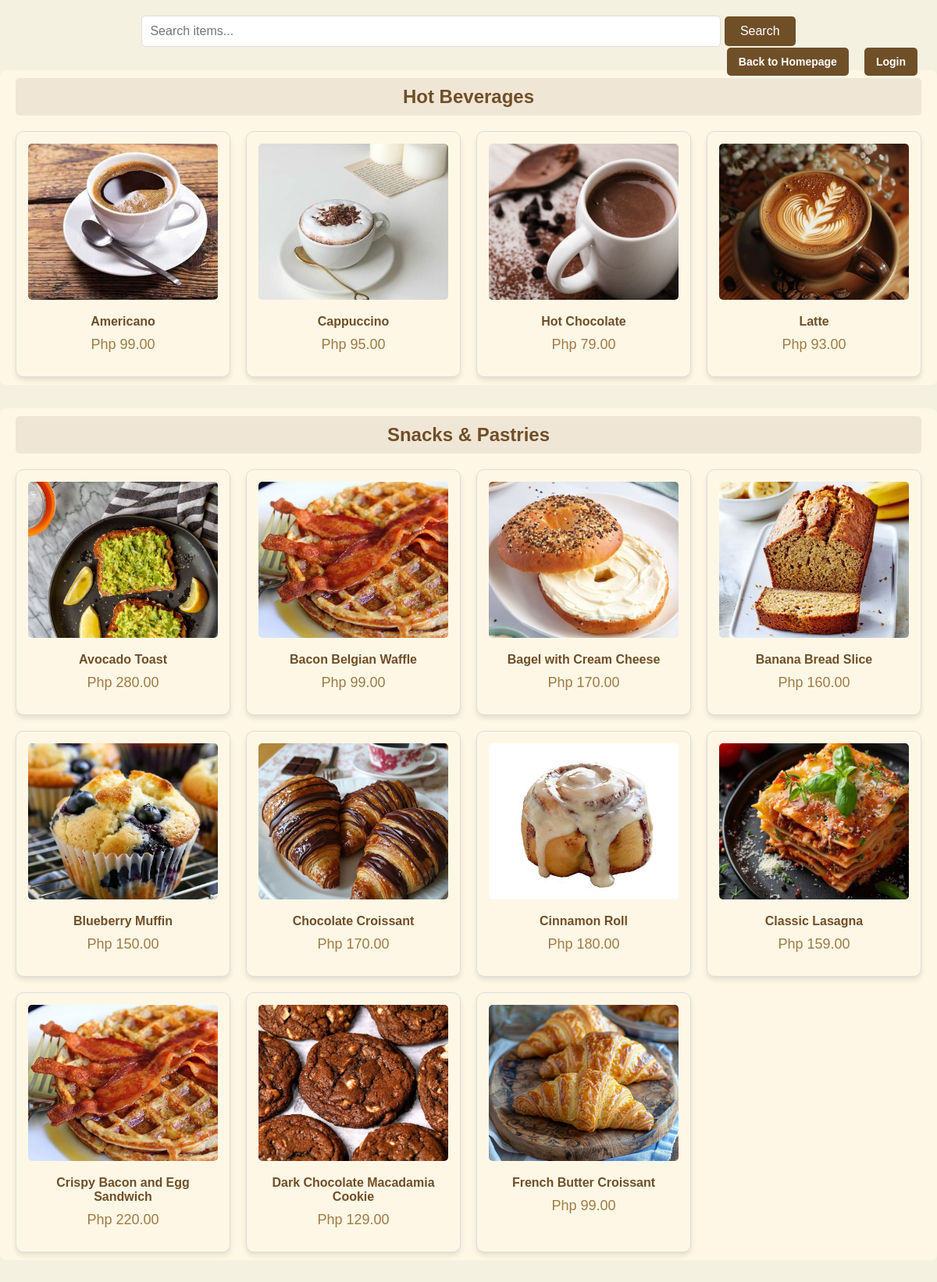
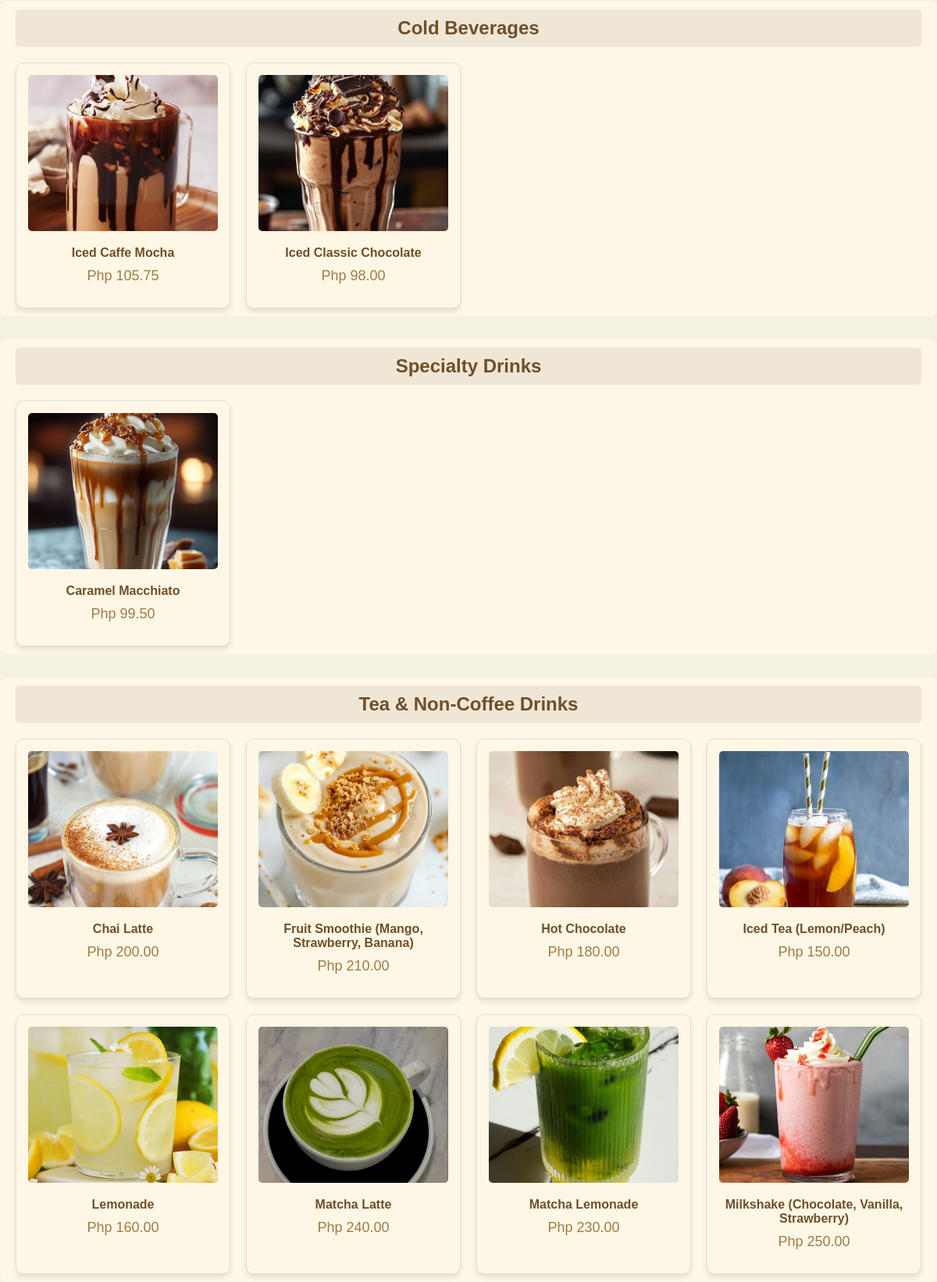
The app's page /menuone.php with its own data (2 pictures, top to bottom).
### tables this page shows
CREATE TABLE `menu_items` (
  `item_id` int(11) NOT NULL,
  `item_name` varchar(255) NOT NULL,
  `item_category` varchar(100) NOT NULL,
  `item_desc` varchar(255) NOT NULL,
  `item_price` decimal(10,2) NOT NULL,
  `item_image` varchar(255) DEFAULT NULL,
  `status` enum('Active','Inactive') NOT NULL
);

### menuone.php (the view, shortened to what this page needs)
<?php
include 'db_config.php';
try {
    $stmt = $conn->query("SELECT DISTINCT item_category FROM menu_items");
    $categories = $stmt->fetchAll(PDO::FETCH_ASSOC);
    $itemsByCategory = [];
    foreach ($categories as $category) {
        $stmt = $conn->prepare("SELECT * FROM menu_items WHERE item_category = :category ORDER BY item_name");
        $stmt->bindParam(':category', $category['item_category']);
        $stmt->execute();
        $itemsByCategory[$category['item_category']] = $stmt->fetchAll(PDO::FETCH_ASSOC);
    }
} catch (PDOException $e) {
    echo "Error: " . $e->getMessage();
    exit();
}
include 'db_config.php';
$searchQuery = isset($_GET['search']) ? trim($_GET['search']) : '';
try {
    if (!empty($searchQuery)) {
        $stmt = $conn->prepare("
            SELECT * FROM menu_items
            WHERE item_name LIKE :search OR item_desc LIKE :search
            ORDER BY item_name
        ");
        $searchParam = '%' . $searchQuery . '%';
        $stmt->bindParam(':search', $searchParam);
        $stmt->execute();
        $searchResults = $stmt->fetchAll(PDO::FETCH_ASSOC);
    } else {
        $stmt = $conn->query("SELECT DISTINCT item_category FROM menu_items");
        $categories = $stmt->fetchAll(PDO::FETCH_ASSOC);
        $itemsByCategory = [];
        foreach ($categories as $category) {
            $stmt = $conn->prepare("SELECT * FROM menu_items WHERE item_category = :category ORDER BY item_name");
            $stmt->bindParam(':category', $category['item_category']);
            $stmt->execute();
            $itemsByCategory[$category['item_category']] = $stmt->fetchAll(PDO::FETCH_ASSOC);
        }
    }
} catch (PDOException $e) {
    echo "Error: " . $e->getMessage();
    exit();
}
?>
<!DOCTYPE html>
<html lang="en">
<head>
</head>
<body>
<?php
try {
    $stmt = $conn->query("SELECT DISTINCT item_category FROM menu_items");
    $categories = $stmt->fetchAll(PDO::FETCH_ASSOC);
    $itemsByCategory = [];
    foreach ($categories as $category) {
        $stmt = $conn->prepare("SELECT * FROM menu_items WHERE item_category = :category ORDER BY item_name");
        $stmt->bindParam(':category', $category['item_category']);
        $stmt->execute();
        $itemsByCategory[$category['item_category']] = $stmt->fetchAll(PDO::FETCH_ASSOC);
    }
} catch (PDOException $e) {
    echo "Error: " . $e->getMessage();
    exit();
}
?>
<!DOCTYPE html>
<html lang="en">
<head>
</head>
<div class="header-actions">
    <a href="lp.php" class="btn">Back to Homepage</a>
    <a href="loginform.php" class="btn">Login</a>
</div>
<div class="search-bar">
        <form action="" method="get">
            <input type="text" name="search" class="search-input" placeholder="Search items..." value="<?= htmlspecialchars($searchQuery) ?>">
            <button type="submit" class="search-btn">Search</button>
        </form>
    </div>
    <?php if (!empty($searchQuery)): ?>
        <div class="category-section">
            <div class="category-title">Search Results for "<?= htmlspecialchars($searchQuery) ?>"</div>
            <div class="grid-container">
                <?php if (!empty($searchResults)): ?>
                    <?php foreach ($searchResults as $item): ?>
                        <div class="grid-item" title="<?= htmlspecialchars($item['item_desc']) ?>">
                            <img src="images/<?= htmlspecialchars($item['item_image']) ?>" alt="<?= htmlspecialchars($item['item_name']) ?>">
                            <div class="item-name"><?= htmlspecialchars($item['item_name']) ?></div>
                            <div class="item-price">Php <?= number_format($item['item_price'], 2) ?></div>
                        </div>
                    <?php endforeach; ?>
                <?php else: ?>
                    <p style="text-align: center; color: #6f4f28;">No items found.</p>
                <?php endif; ?>
            </div>
        </div>
    <?php else: ?>
        <?php foreach ($itemsByCategory as $category_name => $menu_items): ?>
            <div class="category-section">
                <div class="category-title"><?= htmlspecialchars($category_name) ?></div>
                <div class="grid-container">
                    <?php foreach ($menu_items as $item): ?>
                        <div class="grid-item" title="<?= htmlspecialchars($item['item_desc']) ?>">
                            <img src="images/<?= htmlspecialchars($item['item_image']) ?>" alt="<?= htmlspecialchars($item['item_name']) ?>">
                            <div class="item-name"><?= htmlspecialchars($item['item_name']) ?></div>
                            <div class="item-price">Php <?= number_format($item['item_price'], 2) ?></div>
                        </div>
                    <?php endforeach; ?>
                </div>
            </div>
        <?php endforeach; ?>
    <?php endif; ?>
<body>
</body>
</html>

### menuone.php (style rules this page uses)
body { font-family: Arial, sans-serif; margin: 0; padding: 0; background-color: #f4f1e1; }
.btn { text-decoration: none; padding: 10px 15px; color: white; background-color: #6f4f28; border-radius: 5px; margin: 5px; font-weight: bold; }
.category-section { margin-top: 30px; padding: 10px 20px; background-color: #fff7e6; border-radius: 8px; }
.category-title { font-size: 24px; color: #6f4f28; text-align: center; font-weight: bold; padding: 10px; background-color: #f0e6d6; border-radius: 5px; }
.grid-container { display: grid; grid-template-columns: repeat(auto-fill, minmax(250px, 1fr)); gap: 20px; margin-top: 20px; }
.grid-item { border: 1px solid #ddd; border-radius: 10px; background-color: #fff7e6; padding: 15px; box-shadow: 0 4px 6px rgba(0, 0, 0, 0.1); text-align: center; transition: box-shadow 0.3s ease; }
.grid-item img { width: 100%; height: 200px; object-fit: cover; border-radius: 5px; margin-bottom: 15px; }
.item-name { font-weight: bold; font-size: 16px; color: #6f4f28; margin-bottom: 10px; }
.item-price { color: #9e7b44; font-size: 18px; margin-bottom: 15px; }
.header-actions { position: absolute; top: 20px; right: 20px; margin-bottom:20px; display: flex; gap: 10px; margin-top: 3%; }
.btn { text-decoration: none; padding: 10px 15px; color: white; background-color: #6f4f28; border-radius: 5px; font-weight: bold; font-size: 14px; }
.search-bar { margin: 20px auto; text-align: center; }
.search-input { width: 60%; padding: 10px; border: 1px solid #ddd; border-radius: 5px; font-size: 16px; }
.search-btn { padding: 10px 20px; background-color: #6f4f28; color: white; border: none; border-radius: 5px; font-size: 16px; cursor: pointer; }

### records on screen
menu_items: item_image (picture), item_name "Americano", item_price "99.00"
menu_items: item_image (picture), item_name "Cappuccino", item_price "95.00"
menu_items: item_image (picture), item_name "Hot Chocolate", item_price "79.00"
menu_items: item_image+item_name (picture), item_name "Latte", item_price "93.00"
menu_items: item_image (picture), item_name "Avocado Toast", item_price "280.00"
menu_items: item_image (picture), item_name "Bacon Belgian Waffle", item_price "99.00"
menu_items: item_image (picture), item_name "Bagel with Cream Cheese", item_price "170.00"
menu_items: item_image (picture), item_name "Banana Bread Slice", item_price "160.00"
menu_items: item_image (picture), item_name "Blueberry Muffin", item_price "150.00"
menu_items: item_image (picture), item_name "Chocolate Croissant", item_price "170.00"
menu_items: item_image (picture), item_name "Cinnamon Roll", item_price "180.00"
menu_items: item_image (picture), item_name "Classic Lasagna", item_price "159.00"
menu_items: item_image (picture), item_name "Crispy Bacon and Egg Sandwich", item_price "220.00"
menu_items: item_image (picture), item_name "Dark Chocolate Macadamia Cookie", item_price "129.00"
menu_items: item_image (picture), item_name "French Butter Croissant", item_price "99.00"
menu_items: item_image (picture), item_name "Iced Caffe Mocha", item_price "105.75"
menu_items: item_image (picture), item_name "Iced Classic Chocolate", item_price "98.00"
menu_items: item_image (picture), item_name "Caramel Macchiato", item_price "99.50"
menu_items: item_image (picture), item_name "Chai Latte", item_price "200.00"
menu_items: item_image (picture), item_name "Fruit Smoothie (Mango, Strawberry, Banana)", item_price "210.00"
menu_items: item_image (picture), item_name "Hot Chocolate", item_price "180.00"
menu_items: item_image (picture), item_name "Iced Tea (Lemon/Peach)", item_price "150.00"
menu_items: item_image (picture), item_name "Lemonade", item_price "160.00"
menu_items: item_image (picture), item_name "Matcha Latte", item_price "240.00"
menu_items: item_image (picture), item_name "Matcha Lemonade", item_price "230.00"
menu_items: item_image (picture), item_name "Milkshake (Chocolate, Vanilla, Strawberry)", item_price "250.00"

### other values on screen
$category_name "Hot Beverages"
$category_name "Snacks & Pastries"
$category_name "Cold Beverages"
$category_name "Specialty Drinks"
$category_name "Tea & Non-Coffee Drinks"
